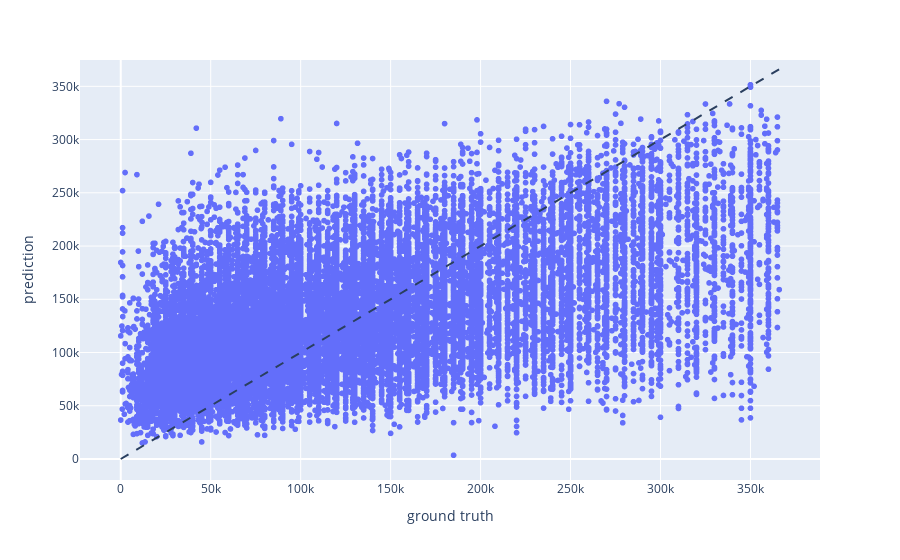

The cell this chart's notebook holds for it:
### Code cell
model = RandomForestRegressor(max_depth=150, random_state=42).fit(X_train, y_train)
r_sq = model.score(X_train, y_train)
print(f"coefficient of determination: {r_sq}")
y_pred = model.predict(X_test)
MSE = round(mean_squared_error(y_true=y_test, y_pred=y_pred, squared=False), 2)
print(f"MSE : {MSE}")
results_df['random_forest150'] = (MSE, r_sq)

fig = px.scatter(x=y_test, y=y_pred, labels={'x': 'ground truth', 'y': 'prediction'})
fig.add_shape(
    type="line", line=dict(dash='dash'),
    x0=y_test.min(), y0=y_test.min(),
    x1=y_test.max(), y1=y_test.max()
)
fig.show()

### Figure 1 — Plotly figure (JSON) as saved in the notebook; plotly's stock layout.template omitted (floating-point values rounded to 4 significant figures; data arrays with more than 128 entries replaced by an {"elided": "..."} marker saying what was removed)
{"data": [{"hovertemplate": "ground truth=%{x}<br>prediction=%{y}<extra></extra>", "legendgroup": "", "marker": {"color": "#636efa", "symbol": "circle"}, "mode": "markers", "name": "", "showlegend": false, "type": "scattergl", "x": {"elided": "28560 int values"}, "xaxis": "x", "y": {"elided": "28560 float values"}, "yaxis": "y"}], "layout": {"legend": {"tracegroupgap": 0}, "margin": {"t": 60}, "shapes": [{"line": {"dash": "dash"}, "type": "line", "x0": 1, "x1": 366000, "y0": 1, "y1": 366000}], "xaxis": {"anchor": "y", "domain": [0, 1], "title": {"text": "ground truth"}}, "yaxis": {"anchor": "x", "domain": [0, 1], "title": {"text": "prediction"}}}}
